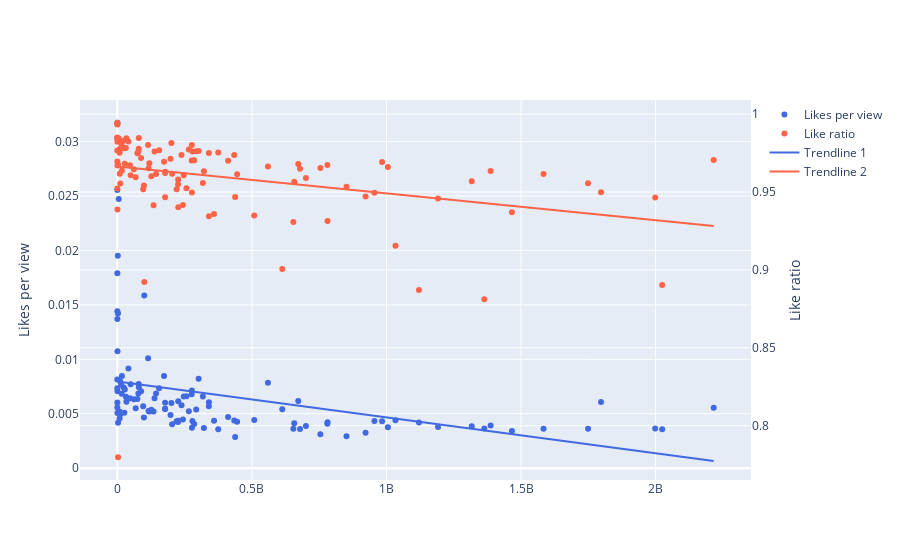
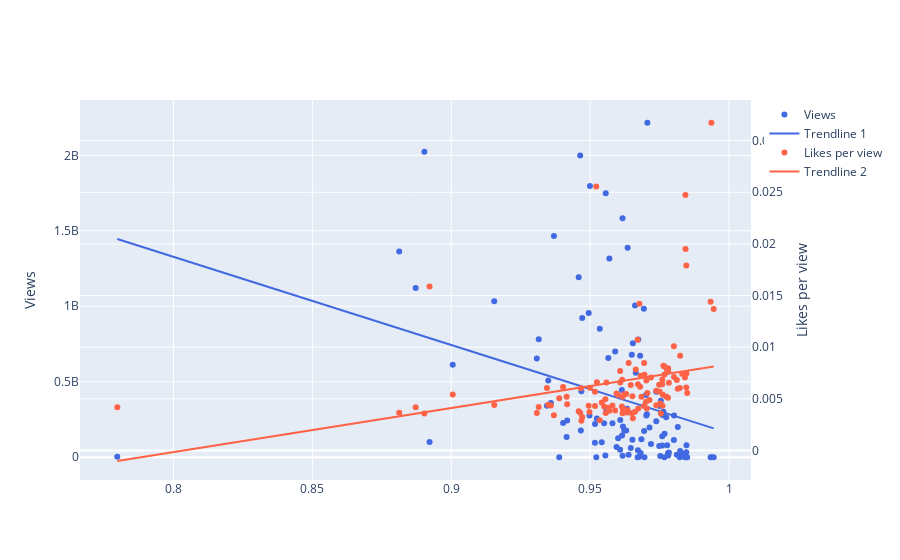

Write notebook code for charts like these, in order.
### Markdown cell above
### Assignment 2 (continued)

*How will you interpret the network benefit function f, the intrinsic interest function r, and the price p*? Try to specify the model that best fits the data.*

For plots like for functions f and r, normally the share of consumers that buys something is plotted on the x axis, and hte y axis represents the "price" of the good. In this case, the share of consumers can be represented by the amount of views (amount of people that took the time to click on the video). Then, what do we plot on the y-axis? 

# TODO leg alle plots hieronder uit
# TODO zeg: dislike was het tijd niet waard, like was het tijd wel waard. Dus bij hoge dislike ratio was de prijs te hoog

### Code cell
figure = go.Figure()
merged_data = pd.concat([data_youtube100,data_alarmschijf,data_megahit])
# merged_data = data_megahit
data = merged_data[merged_data.timestamp == u'2016-11-28']
# data = data_youtube100

dislikes_over_votes = (data.dislikes/data.votes)
likes_over_votes = data.likes/data.votes
likes_over_dislikes = data.likes/data.dislikes

# x axis: population share
# y axis: estimate

figure.add_trace(go.Scatter(x=data.views,y=data.likes/data.views,mode='markers',name='Likes per view',marker={'color':'royalblue'}))
figure.add_trace(go.Scatter(x=data.views,y=likes_over_votes,mode='markers',name='Like ratio',yaxis='y2',marker={'color':'tomato'}))
# figure.add_trace(go.Scatter(x=data.views,y=data.duration_ms,mode='markers',name='duration',yaxis='y3'))

trendline1 = np.poly1d(np.polyfit(data.views,data.likes/data.views,1))
trendline2 = np.poly1d(np.polyfit(data.views,likes_over_votes,1))

figure.add_trace(go.Scatter(x=data.views,y=trendline1(data.views),mode='lines',name='Trendline 1',line={'color':'royalblue'}))
figure.add_trace(go.Scatter(x=data.views,y=trendline2(data.views),mode='lines',name='Trendline 2',line={'color':'tomato'},yaxis='y2'))

# data_youtube100



# x axis: expectation
# y axis: realization
trendline1 = np.poly1d(np.polyfit(likes_over_votes,data.views,1))
trendline2 = np.poly1d(np.polyfit(likes_over_votes,np.array(data.likes/data.views),1))

figure2 = go.Figure()
figure2.add_trace(go.Scatter(x=likes_over_votes,y=data.views,mode='markers',name='Views',marker={'color':'royalblue'}))
figure2.add_trace(go.Scatter(x=likes_over_votes,y=trendline1(likes_over_votes),mode='lines',name='Trendline 1',line={'color':'royalblue'}))
figure2.add_trace(go.Scatter(x=likes_over_votes,y=data.likes/data.views,mode='markers',name='Likes per view',yaxis='y2',marker={'color':'tomato'}))
figure2.add_trace(go.Scatter(x=likes_over_votes,y=trendline2(likes_over_votes),mode='lines',name='Trendline 2',yaxis='y2',line={'color':'tomato'}))


# figure2.add_trace(go.Scatter(x=likes_over_votes,y=data.views,mode='markers',name='Likes per view'))

figure.update_layout(    
    yaxis=dict(title="Likes per view")
    
    ,yaxis2=dict(
        title="Like ratio",
        anchor="free",
        overlaying="y",
        side="right",
        position=1
    ),
    
# legend=dict(x=0, y=-2)
)

figure.show()

figure2.update_layout(    
    yaxis=dict(title="Views")
    
    ,yaxis2=dict(
        title="Likes per view",
        anchor="free",
        overlaying="y",
        side="right",
        position=1
    ),
# legend=dict(x=0, y=-2)
)

figure2.show()
# print data_youtube100.likes / data_youtube100.votes
